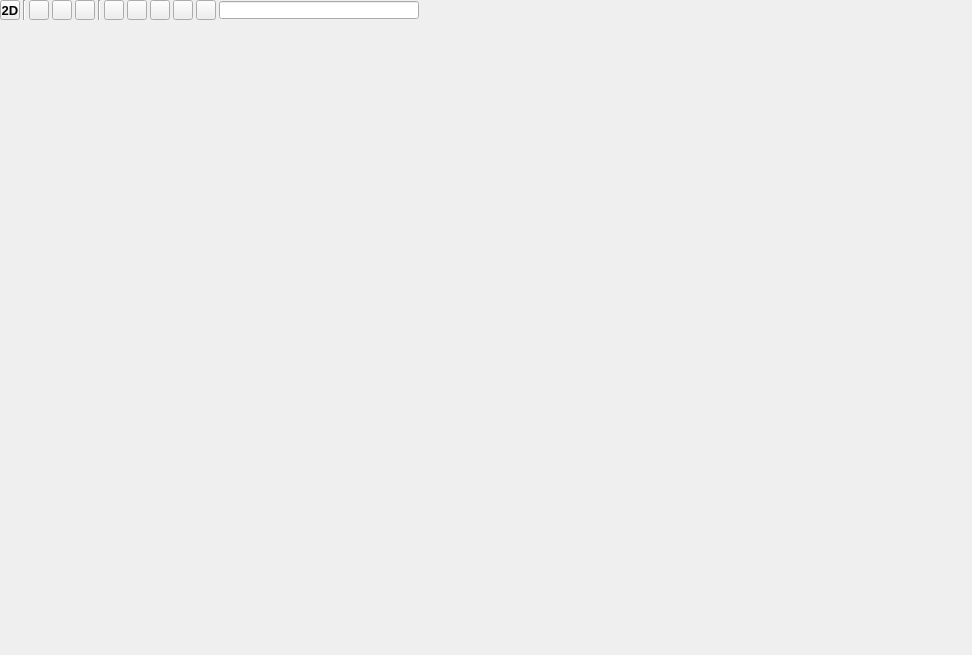
<?xml version="1.0" encoding="UTF-8"?>
<ui version="4.0">
 <class>EditSceneDockWidget</class>
 <widget class="QWidget" name="EditSceneDockWidget">
  <property name="geometry">
   <rect>
    <x>0</x>
    <y>0</y>
    <width>972</width>
    <height>655</height>
   </rect>
  </property>
  <property name="windowTitle">
   <string>EditScene</string>
  </property>
  <layout class="QVBoxLayout" name="verticalLayout">
   <property name="spacing">
    <number>0</number>
   </property>
   <property name="leftMargin">
    <number>0</number>
   </property>
   <property name="topMargin">
    <number>0</number>
   </property>
   <property name="rightMargin">
    <number>0</number>
   </property>
   <property name="bottomMargin">
    <number>0</number>
   </property>
   <item>
    <widget class="QWidget" name="title_bar" native="true">
     <property name="sizePolicy">
      <sizepolicy hsizetype="Preferred" vsizetype="Fixed">
       <horstretch>0</horstretch>
       <verstretch>0</verstretch>
      </sizepolicy>
     </property>
     <property name="minimumSize">
      <size>
       <width>0</width>
       <height>20</height>
      </size>
     </property>
     <property name="maximumSize">
      <size>
       <width>16777215</width>
       <height>20</height>
      </size>
     </property>
     <layout class="QHBoxLayout" name="horizontalLayout">
      <property name="spacing">
       <number>3</number>
      </property>
      <property name="leftMargin">
       <number>0</number>
      </property>
      <property name="topMargin">
       <number>0</number>
      </property>
      <property name="rightMargin">
       <number>0</number>
      </property>
      <property name="bottomMargin">
       <number>0</number>
      </property>
      <item>
       <widget class="QToolButton" name="d23">
        <property name="minimumSize">
         <size>
          <width>20</width>
          <height>20</height>
         </size>
        </property>
        <property name="maximumSize">
         <size>
          <width>20</width>
          <height>20</height>
         </size>
        </property>
        <property name="font">
         <font>
          <pointsize>10</pointsize>
          <weight>75</weight>
          <bold>true</bold>
         </font>
        </property>
        <property name="text">
         <string>2D</string>
        </property>
       </widget>
      </item>
      <item>
       <widget class="Line" name="line_2">
        <property name="orientation">
         <enum>Qt::Vertical</enum>
        </property>
       </widget>
      </item>
      <item>
       <widget class="QToolButton" name="move">
        <property name="minimumSize">
         <size>
          <width>20</width>
          <height>20</height>
         </size>
        </property>
        <property name="maximumSize">
         <size>
          <width>20</width>
          <height>20</height>
         </size>
        </property>
        <property name="text">
         <string/>
        </property>
       </widget>
      </item>
      <item>
       <widget class="QToolButton" name="rotate">
        <property name="minimumSize">
         <size>
          <width>20</width>
          <height>20</height>
         </size>
        </property>
        <property name="maximumSize">
         <size>
          <width>20</width>
          <height>20</height>
         </size>
        </property>
        <property name="text">
         <string/>
        </property>
       </widget>
      </item>
      <item>
       <widget class="QToolButton" name="scale">
        <property name="minimumSize">
         <size>
          <width>20</width>
          <height>20</height>
         </size>
        </property>
        <property name="maximumSize">
         <size>
          <width>20</width>
          <height>20</height>
         </size>
        </property>
        <property name="text">
         <string/>
        </property>
       </widget>
      </item>
      <item>
       <widget class="Line" name="line">
        <property name="orientation">
         <enum>Qt::Vertical</enum>
        </property>
       </widget>
      </item>
      <item>
       <widget class="QToolButton" name="audio">
        <property name="minimumSize">
         <size>
          <width>20</width>
          <height>20</height>
         </size>
        </property>
        <property name="maximumSize">
         <size>
          <width>20</width>
          <height>20</height>
         </size>
        </property>
        <property name="text">
         <string/>
        </property>
       </widget>
      </item>
      <item>
       <widget class="QToolButton" name="light">
        <property name="minimumSize">
         <size>
          <width>20</width>
          <height>20</height>
         </size>
        </property>
        <property name="maximumSize">
         <size>
          <width>20</width>
          <height>20</height>
         </size>
        </property>
        <property name="text">
         <string/>
        </property>
       </widget>
      </item>
      <item>
       <widget class="QToolButton" name="grid">
        <property name="minimumSize">
         <size>
          <width>20</width>
          <height>20</height>
         </size>
        </property>
        <property name="maximumSize">
         <size>
          <width>20</width>
          <height>20</height>
         </size>
        </property>
        <property name="text">
         <string/>
        </property>
       </widget>
      </item>
      <item>
       <widget class="QToolButton" name="camera">
        <property name="minimumSize">
         <size>
          <width>20</width>
          <height>20</height>
         </size>
        </property>
        <property name="maximumSize">
         <size>
          <width>20</width>
          <height>20</height>
         </size>
        </property>
        <property name="text">
         <string/>
        </property>
       </widget>
      </item>
      <item>
       <widget class="QToolButton" name="icons">
        <property name="minimumSize">
         <size>
          <width>20</width>
          <height>20</height>
         </size>
        </property>
        <property name="maximumSize">
         <size>
          <width>20</width>
          <height>20</height>
         </size>
        </property>
        <property name="text">
         <string/>
        </property>
       </widget>
      </item>
      <item>
       <widget class="QLineEdit" name="search">
        <property name="sizePolicy">
         <sizepolicy hsizetype="Fixed" vsizetype="Fixed">
          <horstretch>0</horstretch>
          <verstretch>0</verstretch>
         </sizepolicy>
        </property>
        <property name="minimumSize">
         <size>
          <width>200</width>
          <height>18</height>
         </size>
        </property>
        <property name="maximumSize">
         <size>
          <width>200</width>
          <height>18</height>
         </size>
        </property>
        <property name="clearButtonEnabled">
         <bool>true</bool>
        </property>
       </widget>
      </item>
      <item>
       <spacer name="horizontalSpacer">
        <property name="orientation">
         <enum>Qt::Horizontal</enum>
        </property>
        <property name="sizeHint" stdset="0">
         <size>
          <width>528</width>
          <height>20</height>
         </size>
        </property>
       </spacer>
      </item>
     </layout>
    </widget>
   </item>
   <item>
    <widget class="QWidget" name="display" native="true"/>
   </item>
  </layout>
 </widget>
 <resources/>
 <connections/>
</ui>
